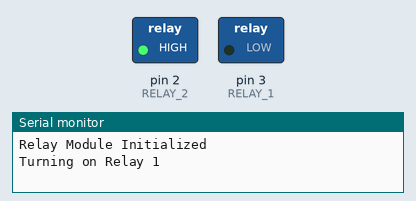
The sketch below on a simulated Arduino Uno, built with avr-gcc and run on an emulated ATmega328P. Parts: switched loads named in the sketch (green lamp = pin HIGH), the last lines printed to the serial monitor.

Above: at 1.0 s.
At 5.5 s:
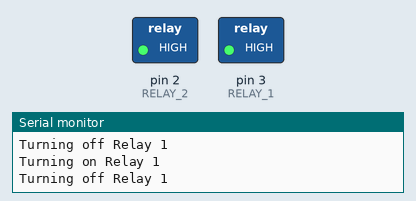
Timing chart, 0 to 6.9 s (numbered marks = the images above):
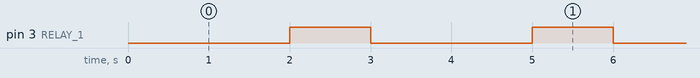

Measured:
- by itself, pin 3 (RELAY_1): alternates HIGH for 1.0 s and LOW for 2.0 s

The sketch:

Relay.ino
```cpp
const int RELAY_1 = 3;  // GPIO2 for first relay
const int RELAY_2 = 2;  // GPIO3 for second relay

void setup() {
  // Initialize serial communication
  Serial.begin(115200);

  // Configure relay pins as outputs
  pinMode(RELAY_1, OUTPUT);
  pinMode(RELAY_2, OUTPUT);

  // Initialize Both Relay Channels to OFF state (relays are typically Active LOW- Means they are OFF when a HIGH Signal is Applied and vice-versa)
  digitalWrite(RELAY_1, HIGH);
  digitalWrite(RELAY_2, HIGH);

  Serial.println("Relay Module Initialized"); //Print that Relay Module is Initialized
}
void loop(){
  // Turn ON Relay 1
  digitalWrite(RELAY_1, LOW);
  Serial.println("Turning on Relay 1");
  delay(2000);

  // Turn OFF Relay 1
  digitalWrite(RELAY_1, HIGH);
  Serial.println("Turning off Relay 1");
  delay(1000);

}
```
